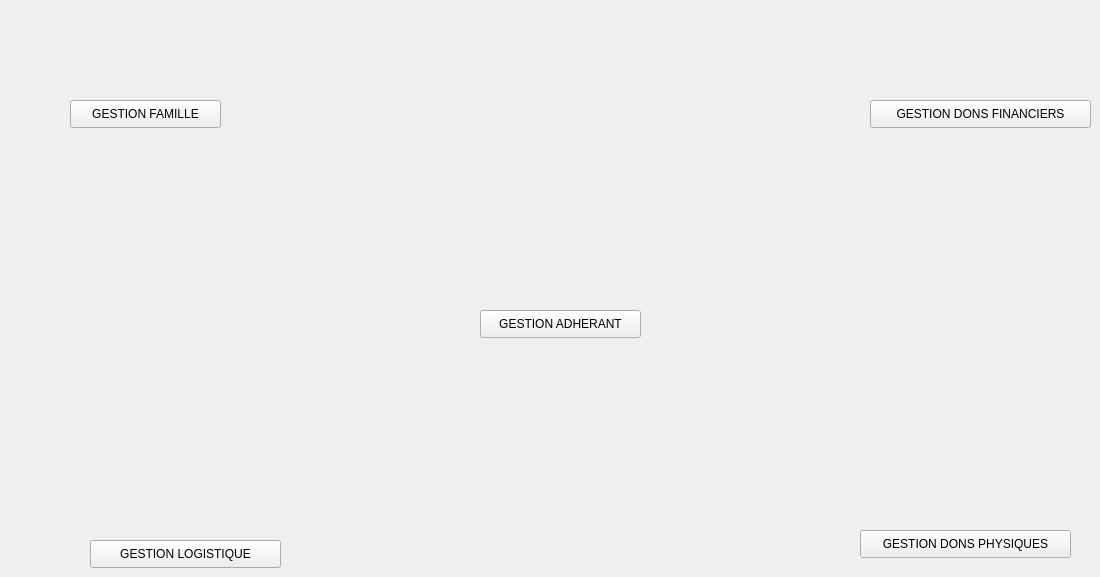
    <widget class="QWidget" name="acceuil">
     <property name="styleSheet">
      <string notr="true"/>
     </property>
     <widget class="QPushButton" name="adherant">
      <property name="geometry">
       <rect>
        <x>480</x>
        <y>310</y>
        <width>161</width>
        <height>28</height>
       </rect>
      </property>
      <property name="styleSheet">
       <string notr="true">font: 10pt &quot;Poor Richard&quot;;</string>
      </property>
      <property name="text">
       <string>GESTION ADHERANT</string>
      </property>
     </widget>
     <widget class="QPushButton" name="logistique">
      <property name="geometry">
       <rect>
        <x>90</x>
        <y>540</y>
        <width>191</width>
        <height>28</height>
       </rect>
      </property>
      <property name="styleSheet">
       <string notr="true">font: 10pt &quot;Poor Richard&quot;;</string>
      </property>
      <property name="text">
       <string>GESTION LOGISTIQUE</string>
      </property>
     </widget>
     <widget class="QPushButton" name="famille">
      <property name="geometry">
       <rect>
        <x>70</x>
        <y>100</y>
        <width>151</width>
        <height>28</height>
       </rect>
      </property>
      <property name="styleSheet">
       <string notr="true">font: 10pt &quot;Poor Richard&quot;;</string>
      </property>
      <property name="text">
       <string>GESTION FAMILLE</string>
      </property>
     </widget>
     <widget class="QPushButton" name="finance">
      <property name="geometry">
       <rect>
        <x>870</x>
        <y>100</y>
        <width>221</width>
        <height>28</height>
       </rect>
      </property>
      <property name="styleSheet">
       <string notr="true">font: 10pt &quot;Poor Richard&quot;;</string>
      </property>
      <property name="text">
       <string>GESTION DONS FINANCIERS</string>
      </property>
     </widget>
     <widget class="QPushButton" name="physiques">
      <property name="geometry">
       <rect>
        <x>860</x>
        <y>530</y>
        <width>211</width>
        <height>28</height>
       </rect>
      </property>
      <property name="styleSheet">
       <string notr="true">font: 10pt &quot;Poor Richard&quot;;</string>
      </property>
      <property name="text">
       <string>GESTION DONS PHYSIQUES</string>
      </property>
     </widget>
    </widget>
